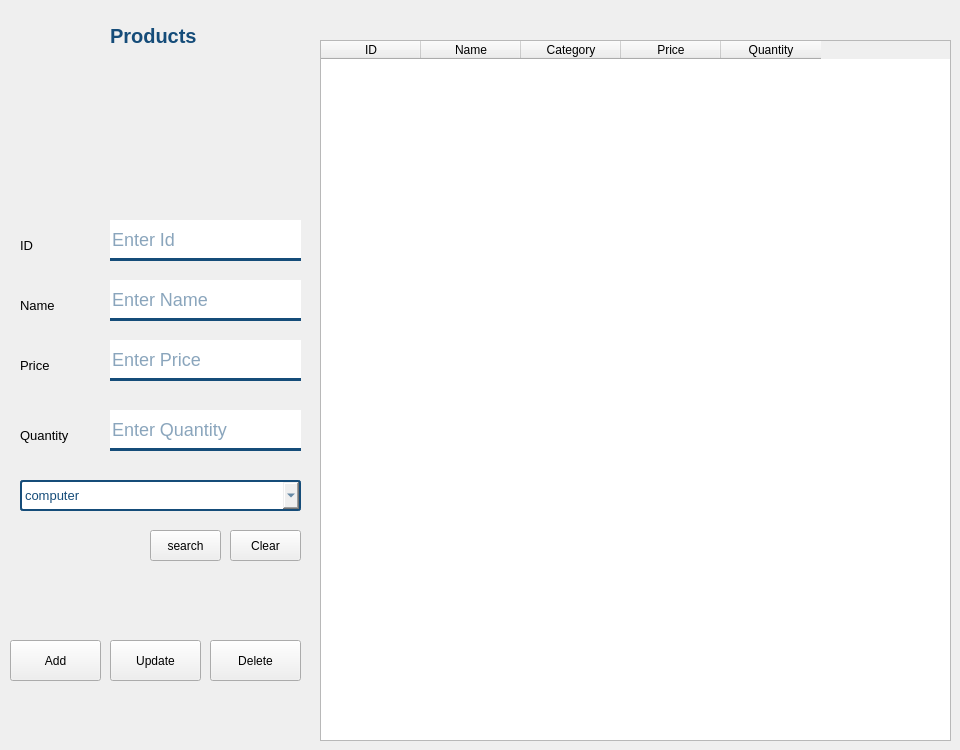
   <widget class="QWidget" name="products_frame">
    <widget class="QTableWidget" name="tableWidget">
     <property name="enabled">
      <bool>true</bool>
     </property>
     <property name="geometry">
      <rect>
       <x>320</x>
       <y>40</y>
       <width>631</width>
       <height>701</height>
      </rect>
     </property>
     <property name="contextMenuPolicy">
      <enum>Qt::PreventContextMenu</enum>
     </property>
     <property name="acceptDrops">
      <bool>false</bool>
     </property>
     <property name="statusTip">
      <string notr="true"/>
     </property>
     <property name="layoutDirection">
      <enum>Qt::LeftToRight</enum>
     </property>
     <property name="autoFillBackground">
      <bool>true</bool>
     </property>
     <property name="sizeAdjustPolicy">
      <enum>QAbstractScrollArea::AdjustToContents</enum>
     </property>
     <property name="alternatingRowColors">
      <bool>true</bool>
     </property>
     <property name="gridStyle">
      <enum>Qt::SolidLine</enum>
     </property>
     <property name="cornerButtonEnabled">
      <bool>false</bool>
     </property>
     <column>
      <property name="text">
       <string>ID</string>
      </property>
     </column>
     <column>
      <property name="text">
       <string>Name</string>
      </property>
     </column>
     <column>
      <property name="text">
       <string>Category</string>
      </property>
     </column>
     <column>
      <property name="text">
       <string>Price</string>
      </property>
     </column>
     <column>
      <property name="text">
       <string>Quantity</string>
      </property>
     </column>
    </widget>
    <widget class="QLabel" name="label_19">
     <property name="geometry">
      <rect>
       <x>20</x>
       <y>290</y>
       <width>51</width>
       <height>31</height>
      </rect>
     </property>
     <property name="font">
      <font>
       <pointsize>10</pointsize>
      </font>
     </property>
     <property name="text">
      <string>Name</string>
     </property>
    </widget>
    <widget class="QLabel" name="label_24">
     <property name="geometry">
      <rect>
       <x>20</x>
       <y>350</y>
       <width>41</width>
       <height>31</height>
      </rect>
     </property>
     <property name="font">
      <font>
       <pointsize>10</pointsize>
      </font>
     </property>
     <property name="text">
      <string>Price</string>
     </property>
    </widget>
    <widget class="QLabel" name="label_25">
     <property name="geometry">
      <rect>
       <x>20</x>
       <y>420</y>
       <width>71</width>
       <height>31</height>
      </rect>
     </property>
     <property name="font">
      <font>
       <pointsize>10</pointsize>
      </font>
     </property>
     <property name="text">
      <string>Quantity</string>
     </property>
    </widget>
    <widget class="QLabel" name="label_26">
     <property name="geometry">
      <rect>
       <x>20</x>
       <y>230</y>
       <width>51</width>
       <height>31</height>
      </rect>
     </property>
     <property name="font">
      <font>
       <pointsize>10</pointsize>
      </font>
     </property>
     <property name="text">
      <string>ID</string>
     </property>
    </widget>
    <widget class="QLineEdit" name="product_id">
     <property name="geometry">
      <rect>
       <x>110</x>
       <y>220</y>
       <width>191</width>
       <height>41</height>
      </rect>
     </property>
     <property name="styleSheet">
      <string notr="true">border: none;
border-bottom: 3px solid #154c79;
color: #154c79;
font-size: 18px;</string>
     </property>
     <property name="placeholderText">
      <string>Enter Id</string>
     </property>
    </widget>
    <widget class="QLineEdit" name="product_name">
     <property name="geometry">
      <rect>
       <x>110</x>
       <y>280</y>
       <width>191</width>
       <height>41</height>
      </rect>
     </property>
     <property name="styleSheet">
      <string notr="true">border: none;
border-bottom: 3px solid #154c79;
color: #154c79;
font-size: 18px;</string>
     </property>
     <property name="placeholderText">
      <string>Enter Name</string>
     </property>
    </widget>
    <widget class="QLineEdit" name="product_price">
     <property name="geometry">
      <rect>
       <x>110</x>
       <y>340</y>
       <width>191</width>
       <height>41</height>
      </rect>
     </property>
     <property name="styleSheet">
      <string notr="true">border: none;
border-bottom: 3px solid #154c79;
color: #154c79;
font-size: 18px;</string>
     </property>
     <property name="placeholderText">
      <string>Enter Price</string>
     </property>
    </widget>
    <widget class="QLineEdit" name="product_quantity">
     <property name="geometry">
      <rect>
       <x>110</x>
       <y>410</y>
       <width>191</width>
       <height>41</height>
      </rect>
     </property>
     <property name="styleSheet">
      <string notr="true">border: none;
border-bottom: 3px solid #154c79;
color: #154c79;
font-size: 18px;</string>
     </property>
     <property name="placeholderText">
      <string>Enter Quantity</string>
     </property>
    </widget>
    <widget class="QPushButton" name="add_btn">
     <property name="geometry">
      <rect>
       <x>10</x>
       <y>640</y>
       <width>91</width>
       <height>41</height>
      </rect>
     </property>
     <property name="statusTip">
      <string>btn_frm</string>
     </property>
     <property name="styleSheet">
      <string notr="true"/>
     </property>
     <property name="text">
      <string>Add</string>
     </property>
    </widget>
    <widget class="QPushButton" name="update_btn">
     <property name="geometry">
      <rect>
       <x>110</x>
       <y>640</y>
       <width>91</width>
       <height>41</height>
      </rect>
     </property>
     <property name="statusTip">
      <string>btn_frm</string>
     </property>
     <property name="styleSheet">
      <string notr="true"/>
     </property>
     <property name="text">
      <string>Update</string>
     </property>
    </widget>
    <widget class="QPushButton" name="delete_btn">
     <property name="geometry">
      <rect>
       <x>210</x>
       <y>640</y>
       <width>91</width>
       <height>41</height>
      </rect>
     </property>
     <property name="statusTip">
      <string>btn_frm</string>
     </property>
     <property name="styleSheet">
      <string notr="true"/>
     </property>
     <property name="text">
      <string>Delete</string>
     </property>
    </widget>
    <widget class="QComboBox" name="product_category">
     <property name="geometry">
      <rect>
       <x>20</x>
       <y>480</y>
       <width>281</width>
       <height>31</height>
      </rect>
     </property>
     <property name="sizePolicy">
      <sizepolicy hsizetype="Preferred" vsizetype="Fixed">
       <horstretch>0</horstretch>
       <verstretch>0</verstretch>
      </sizepolicy>
     </property>
     <property name="font">
      <font>
       <pointsize>10</pointsize>
      </font>
     </property>
     <property name="tabletTracking">
      <bool>false</bool>
     </property>
     <property name="styleSheet">
      <string notr="true">QComboBox {
    border: 2px solid #154c79;
    border-radius: 3px;
    padding: 1px 18px 1px 3px;
color :#154c79;
}
QComboBox::down-arrow {
	border: 0px;
    background-repeat: no-repeat;
    background-position: center center;
    border-image: url(:/icons/down-arrow.png);
	
}</string>
     </property>
     <property name="insertPolicy">
      <enum>QComboBox::InsertAtBottom</enum>
     </property>
     <property name="iconSize">
      <size>
       <width>30</width>
       <height>30</height>
      </size>
     </property>
     <item>
      <property name="text">
       <string>computer</string>
      </property>
     </item>
     <item>
      <property name="text">
       <string>fish</string>
      </property>
     </item>
     <item>
      <property name="text">
       <string>gold</string>
      </property>
     </item>
     <item>
      <property name="text">
       <string>phone</string>
      </property>
     </item>
    </widget>
    <widget class="QPushButton" name="clear_btn">
     <property name="geometry">
      <rect>
       <x>230</x>
       <y>530</y>
       <width>71</width>
       <height>31</height>
      </rect>
     </property>
     <property name="statusTip">
      <string>btn_frm</string>
     </property>
     <property name="styleSheet">
      <string notr="true"/>
     </property>
     <property name="text">
      <string>Clear</string>
     </property>
    </widget>
    <widget class="QLabel" name="label_16">
     <property name="geometry">
      <rect>
       <x>90</x>
       <y>60</y>
       <width>141</width>
       <height>131</height>
      </rect>
     </property>
     <property name="text">
      <string/>
     </property>
     <property name="pixmap">
      <pixmap resource="icons/icons.qrc">:/icons/products_c.png</pixmap>
     </property>
     <property name="scaledContents">
      <bool>true</bool>
     </property>
    </widget>
    <widget class="QLabel" name="label_17">
     <property name="geometry">
      <rect>
       <x>110</x>
       <y>20</y>
       <width>91</width>
       <height>31</height>
      </rect>
     </property>
     <property name="styleSheet">
      <string notr="true">color: #154c79;
font-size: 20px;
font: bold;
</string>
     </property>
     <property name="text">
      <string>Products</string>
     </property>
    </widget>
    <widget class="QPushButton" name="products_search_btn">
     <property name="geometry">
      <rect>
       <x>150</x>
       <y>530</y>
       <width>71</width>
       <height>31</height>
      </rect>
     </property>
     <property name="statusTip">
      <string>btn_frm</string>
     </property>
     <property name="styleSheet">
      <string notr="true"/>
     </property>
     <property name="text">
      <string>search</string>
     </property>
    </widget>
   </widget>
